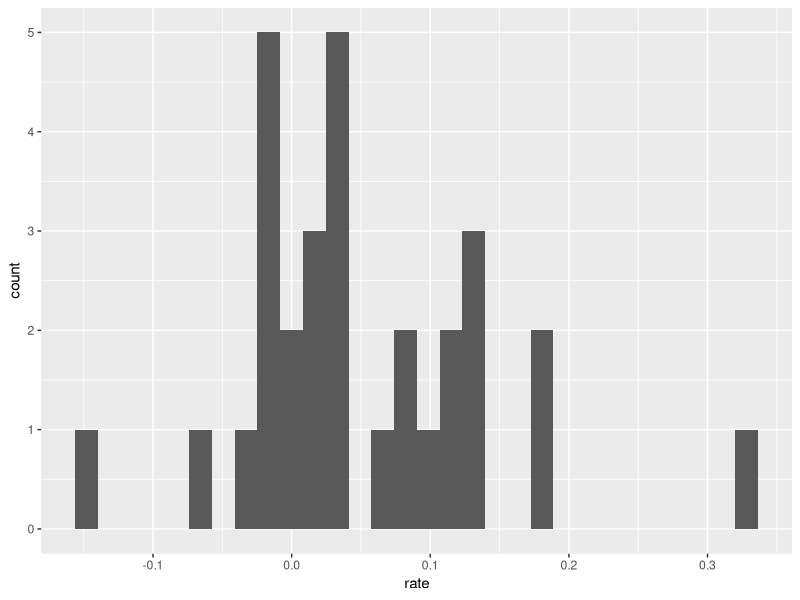
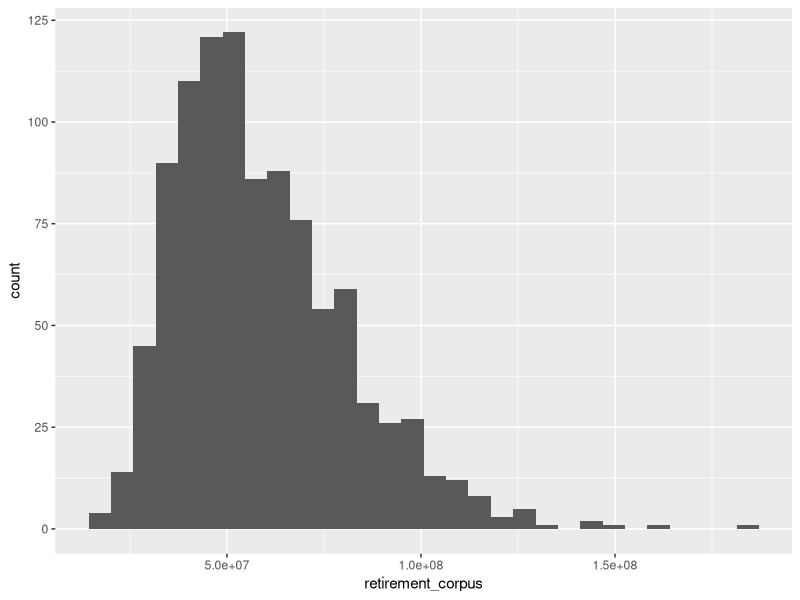

These figures' R source, in order:
## ---- chunk 1
library(ggplot2)
set.seed(1234)
rate<-rnorm(30,0.08,0.1)
rate<-data.frame(rate)
ggplot(rate,aes(rate))+geom_histogram()
## ---- chunk 2
PMT=40000*12
CORPUS<-sum(PMT*cumprod(rev(1+rate$rate)))
print(paste("The final corpus is: ",CORPUS))
## ---- chunk 3
calc_corpus<-function()
{
  rate<-rnorm(30,0.08,0.1)
  PMT=40000*12
  CORPUS<-sum(PMT*cumprod(rev(1+rate)))
  return(CORPUS)
}

retirement_corpus<-rep(0,1000)
for (value in seq(1:1000))
{
  retirement_corpus[value]<-calc_corpus()
}

print(paste("Length of simulation is:",length(retirement_corpus)))
ggplot(data.frame(retirement_corpus),aes(retirement_corpus))+geom_histogram()

